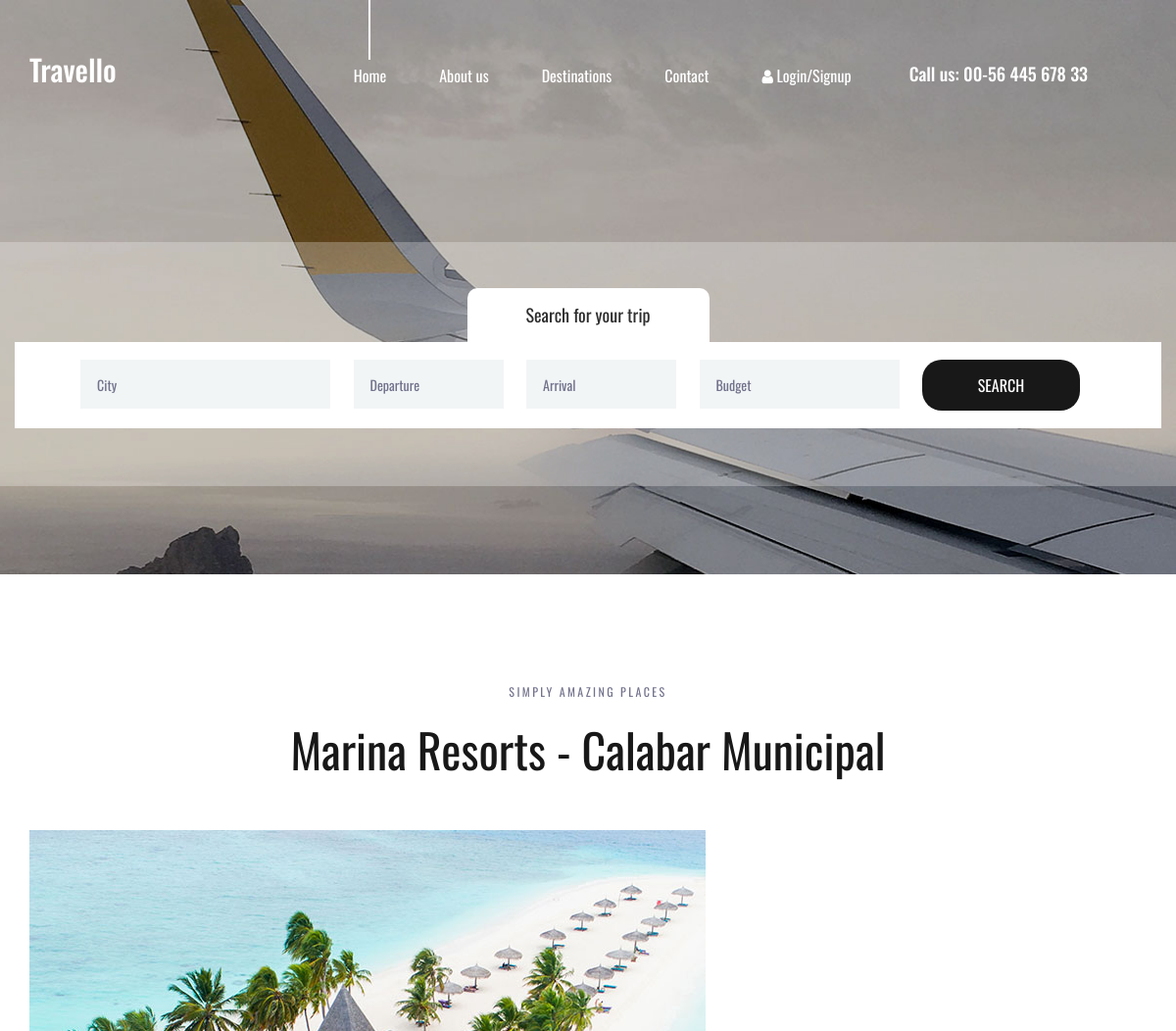
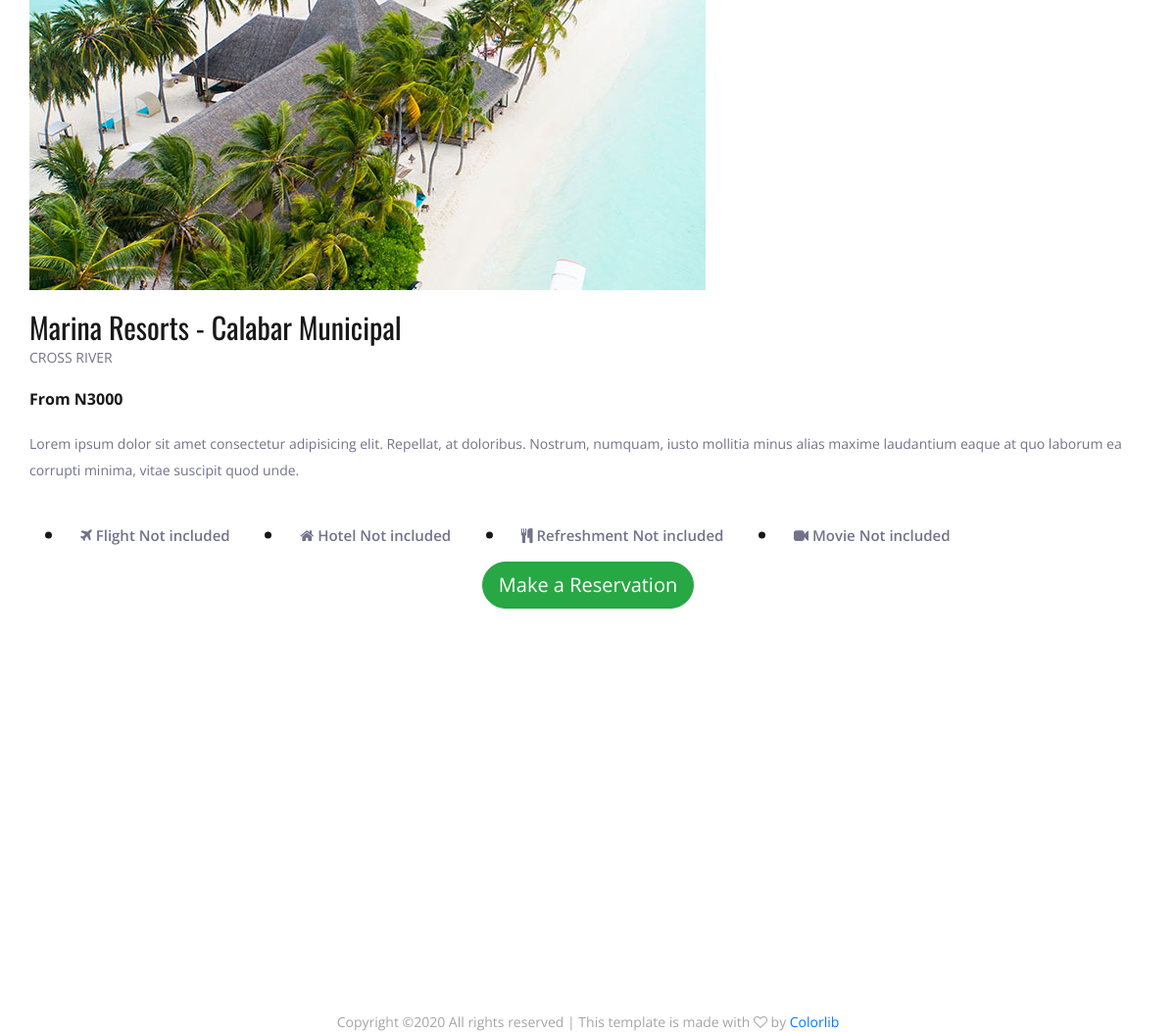
/place.php?place=11, run on the app's committed database (2 pictures, top to bottom).
### tables this page shows
CREATE TABLE `tour_places` (
  `id` int(11) NOT NULL,
  `name` varchar(255) NOT NULL,
  `locality` varchar(255) NOT NULL,
  `state` varchar(255) NOT NULL,
  `image_main` varchar(255) NOT NULL,
  `image_alt` varchar(255) NOT NULL,
  `price` varchar(255) NOT NULL,
  `include_hotel` varchar(255) NOT NULL DEFAULT 'Hotel not Included',
  `include_flight` varchar(255) NOT NULL DEFAULT 'Flight not Included',
  `include_refreshment` varchar(255) NOT NULL DEFAULT 'Refreshment not Included',
  `include_movie` varchar(255) NOT NULL DEFAULT 'Movies not included',
  `status` varchar(255) NOT NULL DEFAULT 'uploaded',
  `months` varchar(255) NOT NULL
);

### place.php (the view, shortened to what this page needs)
<?php
include "include/db.php";
if(!isset($_GET["place"])){
	header("Location: index.php");
}else{
 $idd = $_GET["place"];
	$query_details = mysqli_query($connect,"SELECT * FROM tour_places WHERE id = $idd ");
	while($tour = mysqli_fetch_assoc($query_details)){
		$tour_name = $tour["name"];
		$tour_locality = $tour["locality"];
		$tour_state = $tour["state"];
		$tour_image = $tour["image_main"];
		$tour_price = $tour["price"];
		$tour_hotel = $tour["include_hotel"];
		$tour_refreshment = $tour["include_refreshment"];
		$tour_flight = $tour["include_flight"];
		$tour_movie = $tour["include_movie"];
	}
}
?>
<!DOCTYPE html>
<html lang="en">
<head>
<link rel="stylesheet" type="text/css" href="styles/bootstrap4/bootstrap.min.css">
<link href="plugins/font-awesome-4.7.0/css/font-awesome.min.css" rel="stylesheet" type="text/css">
<link rel="stylesheet" type="text/css" href="plugins/OwlCarousel2-2.2.1/owl.carousel.css">
<link rel="stylesheet" type="text/css" href="plugins/OwlCarousel2-2.2.1/owl.theme.default.css">
<link rel="stylesheet" type="text/css" href="plugins/OwlCarousel2-2.2.1/animate.css">
<link rel="stylesheet" type="text/css" href="styles/destinations.css">
<link rel="stylesheet" type="text/css" href="styles/destinations_responsive.css">
<?php include "include/plcss.php";?>
</head>
<body>
<div class="super_container">
	<header class="header">
		<div class="container">
			<div class="row">
				<div class="col">
					<div class="header_content d-flex flex-row align-items-center justify-content-start">
						<div class="header_content_inner d-flex flex-row align-items-end justify-content-start">
							<div class="logo"><a href="index.html">Travello</a></div>
							<nav class="main_nav">
								<ul class="d-flex flex-row align-items-start justify-content-start">
								<li class="active"><a href="index.php">Home</a></li>
									<li><a href="about.php">About us</a></li>
									<li><a href="destinations.php">Destinations</a></li>
									<li><a href="contact.php">Contact</a></li>
									<li><a href="login.php" class="login"><i class="fa fa-user"></i> Login/Signup</a></li>
								</ul>
							</nav>
							<div class="header_phone ml-auto">Call us: 00-56 445 678 33</div>
						</div>
					</div>
				</div>
			</div>
		</div>
	</header>
	<div class="home">
		<div class="background_image" style="background-image:url(images/destinations.jpg)"></div>
	</div>
	<div class="home_search">
		<div class="container">
			<div class="row">
				<div class="col">
					<div class="home_search_container">
						<div class="home_search_title">Search for your trip</div>
						<div class="home_search_content">
							<form action="#" class="home_search_form" id="home_search_form">
								<div class="d-flex flex-lg-row flex-column align-items-start justify-content-lg-between justify-content-start">
									<input type="text" class="search_input search_input_1" placeholder="City" required="required">
									<input type="text" class="search_input search_input_2" placeholder="Departure" required="required">
									<input type="text" class="search_input search_input_3" placeholder="Arrival" required="required">
									<input type="text" class="search_input search_input_4" placeholder="Budget" required="required">
									<button class="home_search_button">search</button>
								</div>
							</form>
						</div>
					</div>
				</div>
			</div>
		</div>
	</div>
	<div class="destinations" id="destinations">
		<div class="container">
			<div class="row">
				<div class="col text-center">
					<div class="section_subtitle">simply amazing places</div>
					<div class="section_title"><h2><?php echo $tour_name ." - " .$tour_locality;?></h2></div>
				</div>
			</div>
			<div class="row destinations_row" style="margin-bottom: 70rem;">
				<div class="col">
					<div class="destinations_container item_grid">
						<div class="col-12">
							<div class="destination_image">
								<div class="carousel slide" data-ride="carousel">
									<div class="carousel-inner">
										<div class="carousel-item active">
											<img src="images/<?php echo $tour_image;?>" alt="">
										</div>
									</div>
								</div>
							</div>
							<div class="destination_content">
								<div class="destination_title"><a href="#"><?php echo $tour_name ." - " .$tour_locality;?></a></div>
								<div class="destination_subtitle" style="text-transform:uppercase;"><p><?php echo $tour_state;?></p></div>
								<div class="destination_price">From N<?php echo $tour_price;?></div><br>
								<div class="text">
									<p> Lorem ipsum dolor sit amet consectetur adipisicing elit. Repellat, at doloribus. Nostrum, numquam, iusto mollitia minus alias maxime laudantium eaque at quo laborum ea corrupti minima, vitae suscipit quod unde. </p>
								</div>
								<div class="destination_list">
									<ul>
										<li style="display: inline; margin: 0 1rem;"><i class="fa fa-plane"></i> Flight <?php echo $tour_flight;?></li>
										<li style="display: inline; margin: 0 1rem;"><i class="fa fa-home"></i> Hotel <?php echo $tour_hotel;?></li>
										<li style="display: inline; margin: 0 1rem;"><i class="fa fa-cutlery"></i> Refreshment <?php echo $tour_refreshment;?></li>
										<li style="display: inline; margin: 0 1rem;"><i class="fa fa-video-camera"></i> Movie <?php echo $tour_movie;?></li>
									</ul>
								</div>
								<div class="col-12 text-center" style="margin-top:1rem;"><a onclick="res()" href="#resform" style="border-radius: 2rem;" class="btn btn-lg btn-success">Make a Reservation</a> </div>
							</div>
							<div class="col-6 offset-3">
							</div>
						</div>
					</div>
				</div>
			</div>
		</div>
	</div>
		<div class="col text-center">
Copyright &copy;<script>document.write(new Date().getFullYear());</script> All rights reserved | This template is made with <i class="fa fa-heart-o" aria-hidden="true"></i> by <a href="https://colorlib.com" target="_blank">Colorlib</a>
 </div>
</div>
</body>
</html>

### data on the page
tour_places: name "Marina Resorts", locality "Calabar Municipal", image_main (picture), state "CROSS RIVER", price "3000", include_flight "Not included", include_hotel "Not included", include_refreshment "Not included", include_movie "Not included"
